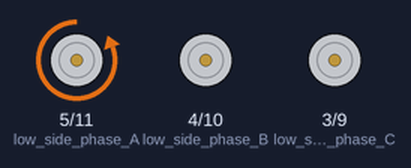
Simulated run of this sketch. Board: Arduino Uno, built with avr-gcc and run on an emulated ATmega328P. Parts: direction and speed pins drawn as motors (green arrow = direction pin HIGH = forward, orange = LOW = backward, longer = more drive).

Above: at 1.0 s.
At 2.5 s:
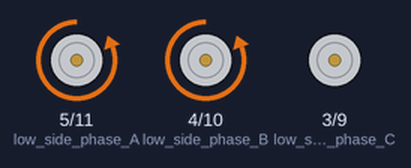
At 3.5 s:
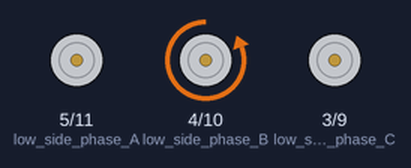
At 4.5 s:
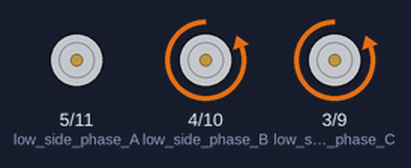
At 5.5 s:
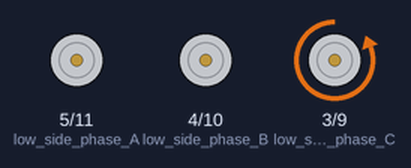
At 6.5 s:
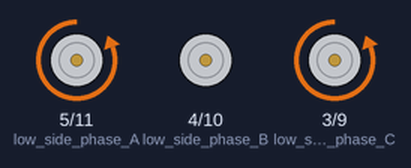
Timing chart, 0 to 7.8 s (numbered marks = the images above):
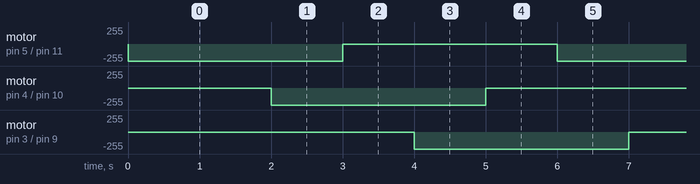

Measured:
- by itself, motor on pin 5 (low_side_phase_A) / pin 11 (high_side_phase_A_pwm), motor on pin 4 (low_side_phase_B) / pin 10 (high_side_phase_B_pwm), motor on pin 3 (low_side_phase_C) / pin 9 (high_side_phase_C_pwm): alternates backward 255/255 for 3.0 s and stopped for 3.0 s

The sketch:

ESC.ino.ino
```cpp
#define high_side_phase_A_pwm 11
#define low_side_phase_A 5

#define high_side_phase_B_pwm 10
#define low_side_phase_B 4

#define high_side_phase_C_pwm 9
#define low_side_phase_C 3


const int freq = 1000;
const int resolution = 8;
const int dutyCycle = 255; // Example PWM duty cycle (0-255 for 8-bit resolution)
const int stepDelay = 1000;  // Milliseconds to delay between each step for speed control


void setup() {
Serial.begin(115200);
  pinMode(high_side_phase_A_pwm, OUTPUT);
  pinMode(high_side_phase_B_pwm, OUTPUT);
  pinMode(high_side_phase_C_pwm, OUTPUT);
  pinMode(low_side_phase_A, OUTPUT);
  pinMode(low_side_phase_B, OUTPUT);
  pinMode(low_side_phase_C, OUTPUT);
}

void AH_BL(){
  digitalWrite(high_side_phase_B_pwm, LOW);
  //digitalWrite(high_side_phase_C_pwm, LOW);
  digitalWrite(low_side_phase_A, LOW);
  //digitalWrite(low_side_phase_C, LOW);
  analogWrite(high_side_phase_A_pwm, dutyCycle);
  digitalWrite(low_side_phase_B, HIGH);
}

void AH_CL(){
  //digitalWrite(high_side_phase_B_pwm, LOW);
  digitalWrite(high_side_phase_C_pwm, LOW);
  digitalWrite(low_side_phase_A, LOW);
  //digitalWrite(low_side_phase_B, LOW);
  analogWrite(high_side_phase_A_pwm, dutyCycle);
  digitalWrite(low_side_phase_C, HIGH);
}

void BH_CL(){
  //digitalWrite(high_side_phase_A_pwm, LOW);
  digitalWrite(high_side_phase_C_pwm, LOW);
  //digitalWrite(low_side_phase_A, LOW);
  digitalWrite(low_side_phase_B, LOW);
  analogWrite(high_side_phase_B_pwm, dutyCycle);
  digitalWrite(low_side_phase_C, HIGH);
}

void BH_AL(){
  digitalWrite(high_side_phase_A_pwm, LOW);
  //digitalWrite(high_side_phase_C_pwm, LOW);
  digitalWrite(low_side_phase_B, LOW);
  //digitalWrite(low_side_phase_C, LOW);
  analogWrite(high_side_phase_B_pwm, dutyCycle);
  digitalWrite(low_side_phase_A, HIGH);
}

void CH_AL(){
  digitalWrite(high_side_phase_A_pwm, LOW);
  //digitalWrite(high_side_phase_B_pwm, LOW);
  //digitalWrite(low_side_phase_B, LOW);
  digitalWrite(low_side_phase_C, LOW);
  analogWrite(high_side_phase_C_pwm, dutyCycle);
  digitalWrite(low_side_phase_A, HIGH);
}

void CH_BL(){
  //digitalWrite(high_side_phase_A_pwm, LOW);
  digitalWrite(high_side_phase_B_pwm, LOW);
  //digitalWrite(low_side_phase_A, LOW);
  digitalWrite(low_side_phase_C, LOW);
  analogWrite(high_side_phase_C_pwm, dutyCycle);
  digitalWrite(low_side_phase_B, HIGH);
}


void loop() {
  AH_BL();
  delay(stepDelay);

  AH_CL();
  delay(stepDelay);

  BH_CL();
  delay(stepDelay);

  BH_AL();
  delay(stepDelay);

  CH_AL();
  delay(stepDelay);

  CH_BL();
  delay(stepDelay);
}
```
